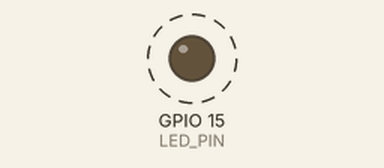
Bench run of a program on a simulated ESP32-S3. Shown: output pins drawn as LEDs (lit = HIGH). Dashed ring = blinking. What the program prints to the serial monitor is not drawn.

Above: at 0.5 s.
Timing chart, 0 to 4.6 s (numbered marks = the images above):
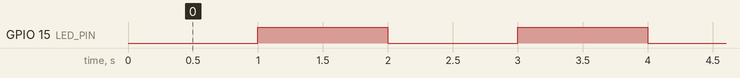

Measured:
- by itself, GPIO 15 (LED_PIN): alternates HIGH for 1.0 s and LOW for 1.0 s

The program:

main.cpp
```cpp
#include <Arduino.h>


enum class LedState : uint8_t {OFF, ON};


struct AppConfig {
  static constexpr uint8_t LED_PIN = 15;
  static constexpr uint16_t BLINK_INTERVAL_MS = 1000;
  static constexpr uint32_t SERIAL_BAUD_RATE = 115200;
  static constexpr uint16_t LOOP_MEASURE_COUNT = 1000;
};


class Led {
  public:
    void init() const {
      pinMode(AppConfig::LED_PIN, OUTPUT);
      set(LedState::OFF);
    }

    void set(LedState state) const {
      digitalWrite(AppConfig::LED_PIN, state == LedState::ON ? HIGH : LOW);
    }
};

Led led;

void setup() {
  Serial.begin(AppConfig::SERIAL_BAUD_RATE);
  led.init();
}


void loop() {
  const unsigned long loopStartMicros = micros();
  static LedState state = LedState::OFF;

  static unsigned long previousMillis = 0;
  const unsigned long currentMillis = millis();
  if (currentMillis - previousMillis >= AppConfig::BLINK_INTERVAL_MS) {
    previousMillis = currentMillis;
    state = (state == LedState::OFF) ? LedState::ON : LedState::OFF;
    led.set(state);
  }

  // SuperLoop execution time measurement.
  static uint64_t totalLoopTimeMicros = 0;
  static uint16_t loopCount = 0;

  const unsigned long loopEndMicros = micros();
  const unsigned long loopDurationMicros = loopEndMicros - loopStartMicros;
  totalLoopTimeMicros += loopDurationMicros;
  ++loopCount;

  if (loopCount >= AppConfig::LOOP_MEASURE_COUNT) {
    const double averageLoopTimeMicros = static_cast<double>(totalLoopTimeMicros) / loopCount;
    Serial.print("Average loop time: ");
    Serial.print(averageLoopTimeMicros);
    Serial.println(" microseconds");

    // Reset measurement variables.
    totalLoopTimeMicros = 0;
    loopCount = 0;
  }
}
```
